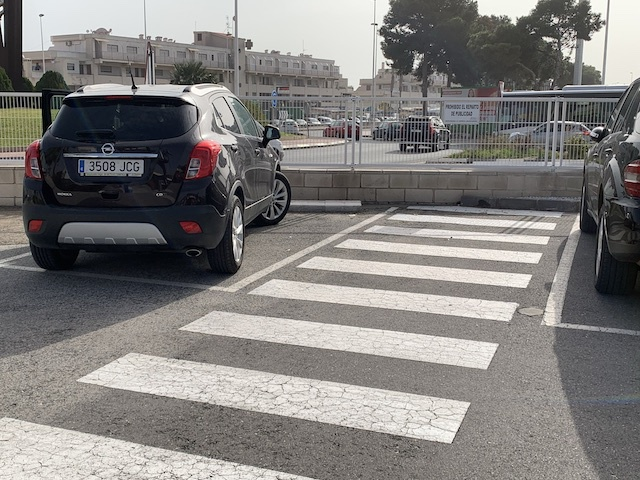
#> input picture components/processor/code/tests/test_files/car1.jpg, 640 x 480 px; its folder holds only this picture in this run
$ python -i mask.py   (imports and definitions only)
#> lines starting #> are read from the running program, lines starting #| are printed output that depends on the picture; after the words box and inside, x2 and y2 are one past the last pixel; in counts of white or black regions, pixels touching at a corner belong together
# -*- coding: utf-8 -*-

import cv2
import logging
import numpy as np


class Mask:
    def __init__(self, mask_filename):
        """Utility class to generate masked ROI images from a bigger image.
        Masks are provided as blobs in a bitmap where white contiguous
        regions make up a ROI. Black color indicates background.

        Args:
            mask_filename (str): Filename of bitmap containing masked regions
        """
#> called with mask_filename = '../tests/test_files/car1.jpg'
        logging.basicConfig(level=logging.INFO)
        self.ROIs = []

        try:
            self.im = cv2.imread(mask_filename)
#> self.im is the input picture: shape (480, 640, 3); mean B, G, R 124.7, 126.6, 129
            if np.ndim(self.im) > 2:
                self.im = cv2.cvtColor(self.im, cv2.COLOR_BGR2GRAY)
#> self.im: shape (480, 640)

            _, self.im = cv2.threshold(
                self.im, 0, 255, cv2.THRESH_BINARY + cv2.THRESH_OTSU
            )
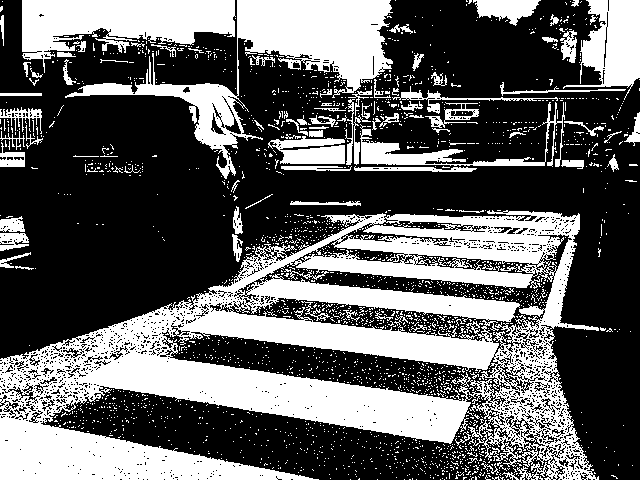
#> self.im: shape (480, 640); 37.7% white; 2290 white regions (2197 under 20 px)

            self._process()
        except Exception as e:
            logging.error(f"Could not open mask file: {mask_filename} - {str(e)}")

    def _process(self):
        """Find blobs in the mask image and sort masks/ROIs so that indexing
        starts from top-left corner and continues to the right.
        """
        contours, hieararchy = cv2.findContours(
            self.im, cv2.RETR_TREE, cv2.CHAIN_APPROX_NONE
        )
#> contours = 4839 contours, 4612 with area under 20; largest, box (x1, y1, x2, y2) and area: (0, 210, 599, 480) 98208, (65, 0, 393, 179) 13516, (229, 262, 555, 355) 10322, (161, 329, 511, 402) 9924, (22, 0, 236, 73) 8400

        if not contours:
            return

        for contour in contours:
            roi_mask = np.zeros_like(self.im)
            contourIdx = -1
            color = 255
            thickness = -1  # fill
            cv2.drawContours(roi_mask, [contour], contourIdx, color, thickness)
            roi_pixels = np.argwhere(roi_mask == color)

            extent = [
                np.min(roi_pixels[:, 0]),
                np.max(roi_pixels[:, 0]),
                np.min(roi_pixels[:, 1]),
                np.max(roi_pixels[:, 1]),
            ]
            roi_mask = np.dstack((roi_mask, roi_mask, roi_mask))

            roi = {}
            roi["center_pixel"] = (
                (extent[1] - extent[0]) / 2 + extent[0]
            ) * self.im.shape[1] + (
                extent[3] - extent[2]
            ) / 2  # id as bounding center
            roi["mask"] = roi_mask
            roi["extent"] = extent

            self.ROIs.append(roi)
#> this loop made 2777 passes
#> extent on passes 2 to 4: [479, 479, 504, 504], [479, 479, 469, 469], [479, 479, 444, 444]
#> pass 1, in _process, `roi_mask = np.dstack((roi_mask, roi_mask, roi_mask))`:
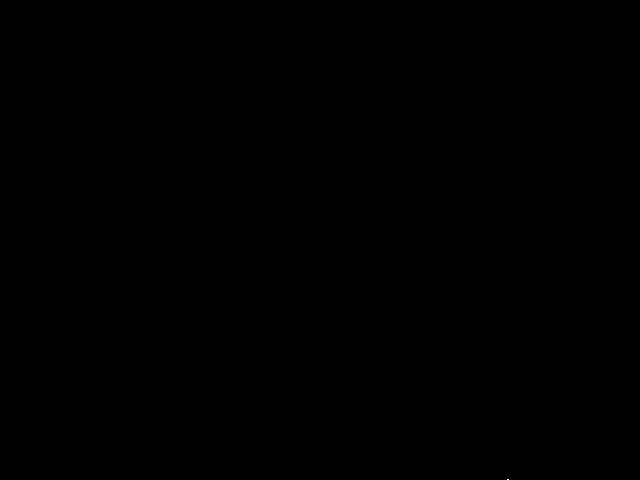
#> roi_mask: shape (480, 640, 3); 0% white in thin lines or dots, all inside (x1, y1, x2, y2) = (507, 479, 509, 480)
#> after the loop: roi_mask: shape (480, 640); 0% white in thin lines or dots, all inside (x1, y1, x2, y2) = (161, 328, 165, 331)
#> after the loop, self.ROIs = 2776 items

        sorted(self.ROIs, key=lambda roi: roi["center_pixel"])

    # [75 lines left out: functions apply_ROIs, get_roi_detections, get_roi_offset, not called in this run]

    def ROI_count(self):
        """Return number of masks/ROIs

        Returns:
            int: Number of masks/ROIs
        """
        return len(self.ROIs)

>>> result = Mask('../tests/test_files/car1.jpg').ROI_count()
#> result = 2776
